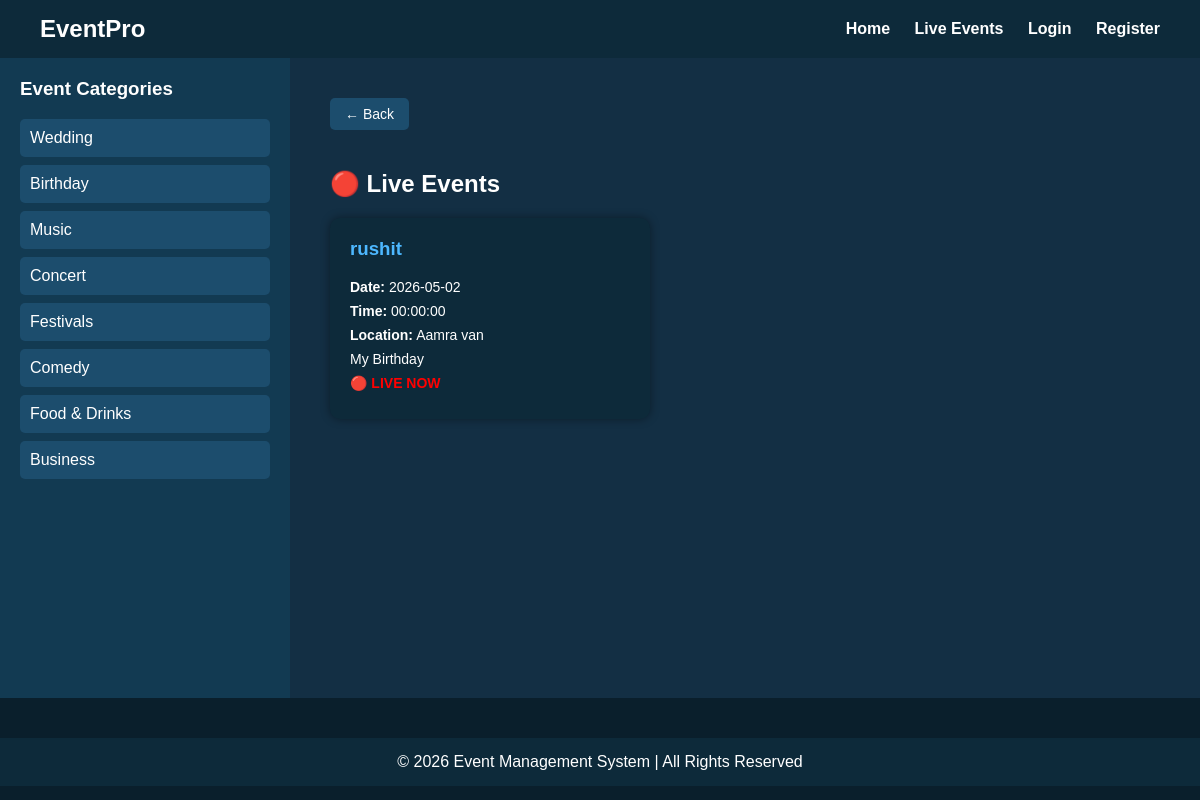
The page /live_events.php on the database its author committed.
### tables this page shows
CREATE TABLE IF NOT EXISTS `events` (
  `id` int NOT NULL AUTO_INCREMENT,
  `event_name` varchar(255) NOT NULL,
  `event_date` date NOT NULL,
  `event_time` time DEFAULT NULL,
  `event_location` varchar(255) NOT NULL,
  `description` text NOT NULL,
  `created_at` timestamp NULL DEFAULT CURRENT_TIMESTAMP,
  `user_name` varchar(100) DEFAULT NULL,
  `status` varchar(20) DEFAULT 'pending',
  `live_status` varchar(10) DEFAULT 'no',
  `category` varchar(50) DEFAULT NULL,
  PRIMARY KEY (`id`)
);

### live_events.php (the view, shortened to what this page needs)
<?php
include("config.php");
$result = $conn->query("SELECT * FROM events WHERE live_status='yes' AND status='approved' ORDER BY event_date ASC");
?>
<!DOCTYPE html>
<html>
<head>
<link rel="stylesheet" href="style.css">
</head>
<body>
<header>
<h2>EventPro</h2>
<nav>
<a href="index.php">Home</a>
<a href="live_events.php">Live Events</a>
<a href="login.php">Login</a>
<a href="register.php">Register</a>
</nav>
</header>
<div class="container">
<div class="sidebar">
<h3>Event Categories</h3>
<a href="index.php#Wedding">Wedding</a>
<a href="index.php#Birthday">Birthday</a>
<a href="index.php#Music">Music</a>
<a href="index.php#Concert">Concert</a>
<a href="index.php#Festivals">Festivals</a>
<a href="index.php#Comedy">Comedy</a>
<a href="index.php#Food & Drinks">Food & Drinks</a>
<a href="index.php#Business">Business</a>
</div>
<div class="content">
<div class="back-btn">
<button onclick="history.back()">← Back</button>
</div>
<h2>🔴 Live Events</h2>
<?php if($result->num_rows > 0){ ?>
<div class="event-container">
<?php while($row = $result->fetch_assoc()){ ?>
<div class="event-card">
<h3><?php echo $row['event_name']; ?></h3>
<p><strong>Date:</strong> <?php echo $row['event_date']; ?></p>
<p><strong>Time:</strong> <?php echo $row['event_time']; ?></p>
<p><strong>Location:</strong> <?php echo $row['event_location']; ?></p>
<p><?php echo $row['description']; ?></p>
<p style="color:red;font-weight:bold;">🔴 LIVE NOW</p>
</div>
<?php } ?>
</div>
<?php } else { ?>
<p>No live events right now.</p>
<?php } ?>
</div>
</div>
<footer>
© <?php echo date("Y"); ?> Event Management System | All Rights Reserved
</footer>
</body>
</html>

### style.css (style rules this page uses)
body { margin: 0; font-family: Arial, sans-serif; background: #0a1f2c; color: white; }
header { background: #0d2a3a; padding: 15px 40px; display: flex; justify-content: space-between; align-items: center; }
header h2 { margin: 0; }
header nav a { color: white; text-decoration: none; margin-left: 20px; font-weight: bold; }
footer { background: #0d2a3a; text-align: center; padding: 15px; margin-top: 40px; }
.container { display: flex; min-height: 80vh; }
.sidebar { width: 250px; background: #123a52; padding: 20px; }
.sidebar h3 { margin-top: 0; }
.sidebar a { display: block; color: white; padding: 10px; text-decoration: none; margin-bottom: 8px; border-radius: 5px; background: #1c4d6d; }
.content { flex: 1; padding: 40px; background: #132f44; }
button { background: #1c4d6d; color: white; padding: 10px 20px; border: none; border-radius: 5px; cursor: pointer; }
.back-btn { display: inline-block; margin-bottom: 20px; }
.back-btn button { background: #1c4d6d; padding: 8px 15px; font-size: 14px; }
.event-container { display: flex; flex-wrap: wrap; gap: 20px; margin-top: 20px; }
.event-card { background: #0d2a3a; padding: 20px; border-radius: 10px; width: 280px; box-shadow: 0 0 10px rgba(0,0,0,0.4); }
.event-card h3 { margin-top: 0; color: #4db8ff; }
.event-card p { margin: 8px 0; font-size: 14px; }

### rows shown on the page
events: event_name "rushit", event_date "2026-05-02", event_time "00:00:00", event_location "Aamra van", description "My Birthday"
